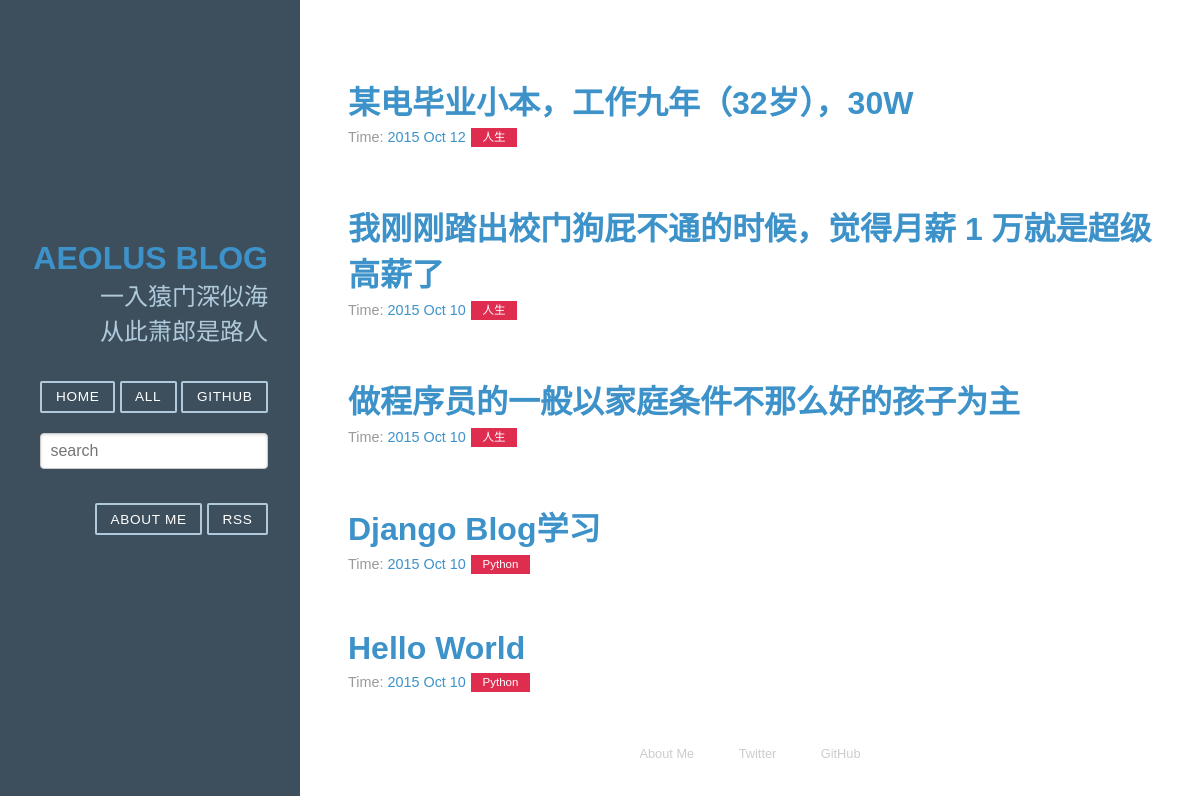
/archives/, run on the app's committed database.
### article/models.py (models this page shows, shortened)
class Article(models.Model) :
    title = models.CharField(max_length = 100)  #博客题目
    category = models.CharField(max_length = 50, blank = True)  #博客标签
    date_time = models.DateTimeField(auto_now_add = True)  #博客日期
    content = models.TextField(blank = True, null = True)  #博客文章正文
    class Meta:  #按时间下降排序
        ordering = ['-date_time']

### article/views.py (the view)
# urls.py: url(r'^archives/$', 'article.views.archives', name = 'archives'),   #archives
def archives(request) :
    try:
        post_list = Article.objects.all()
    except Article.DoesNotExist :
        raise Http404
    return render(request, 'archives.html', {'post_list' : post_list, 'error' : False})

### templates/archives.html
﻿{% extends "base.html" %}
{% block content %}
<div class="posts">
	{% if error %}
     	<h2 class="post-title">没有相关文章题目</a></h2>
     {% else %}
	{% for post in post_list %}
	        <section class="post">
	            <header class="post-header">
	                <h2 class="post-title"><a href="{% url "detail" id=post.id %}">{{ post.title }}</a></h2>
	                    <p class="post-meta">
						 Time:  <a class="post-author" href="#">{{ post.date_time |date:"Y M d"}}</a> <a class="post-category post-category-js" href="{% url "search_tag" tag=post.category %}">{{ post.category|title }}</a>
	                    </p>
	            </header>
	        </section>
	{% endfor %}
     {% endif %}
</div>
{% endblock %}

### static/css/pure-min.css (style rules this page uses)
﻿ article,aside,details,figcaption,figure,footer,header,hgroup,main,nav,section,summary { display: block }
html { font-size: 100%; -ms-text-size-adjust: 100%; -webkit-text-size-adjust: 100% }
html,button,input,select,textarea { font-family: sans-serif }
body { margin: 0 }
h2 { font-size: 1.5em; margin: .83em 0 }
p,pre { margin: 1em 0 }

### static/css/blog.css (style rules this page uses)
a { text-decoration: none; color: rgb(61, 146, 201); }
.post { padding-bottom: 2em; }
.post-title { font-size: 2em; color: #222; margin-bottom: 0.2em; }
.post-meta { color: #999; font-size: 90%; margin: 0; }
.post-category { margin: 0 0.1em; padding: 0.3em 1em; color: #fff; background: #999; font-size: 80%; }
.post-category-js { background: #df2d4f; }

### data on the page
Article: title "某电毕业小本，工作九年（32岁），30W", date_time "2015 Oct 12", category "人生"
Article: title "我刚刚踏出校门狗屁不通的时候，觉得月薪 1 万就是超级高薪了", date_time "2015 Oct 10", category "人生"
Article: title "做程序员的一般以家庭条件不那么好的孩子为主", date_time "2015 Oct 10", category "人生"
Article: title "Django Blog学习", date_time "2015 Oct 10", category "Python"
Article: title "Hello World", date_time "2015 Oct 10", category "Python"
